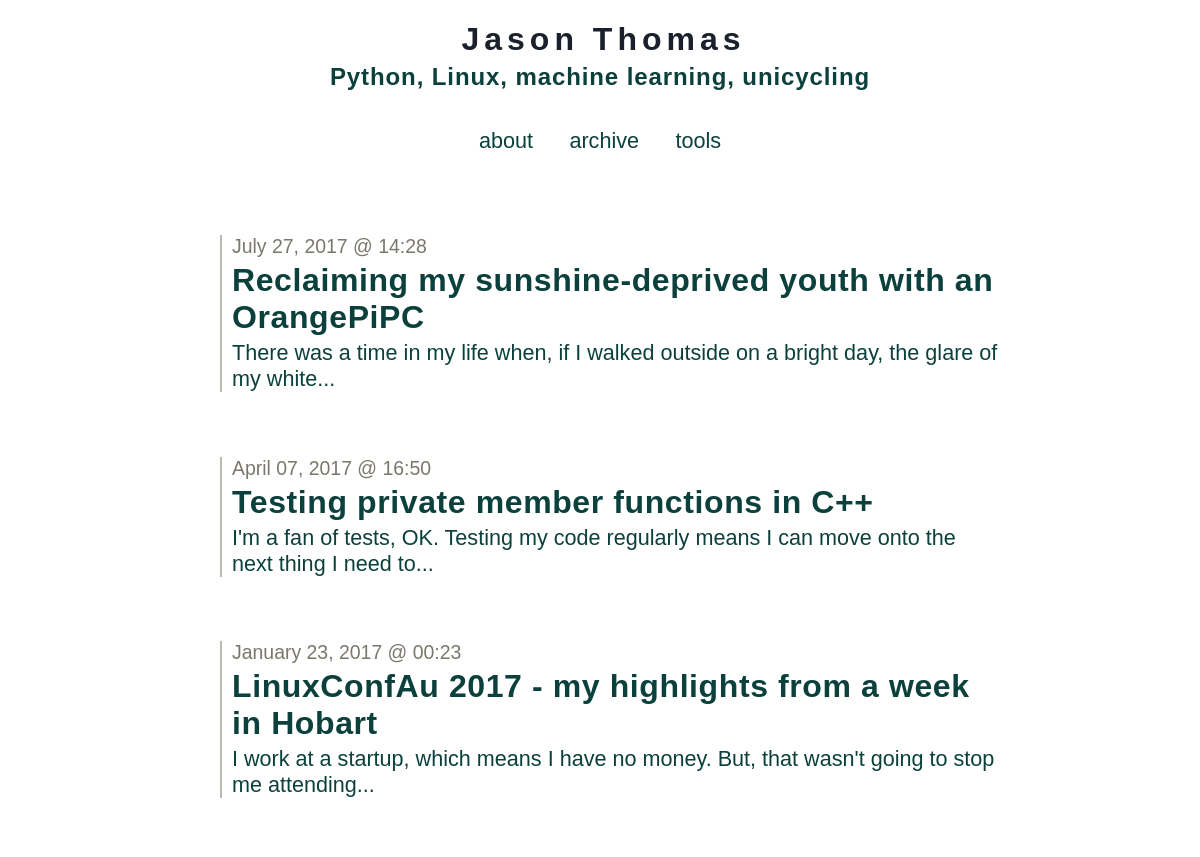
Page /archive (upper part) on the earlier database version.
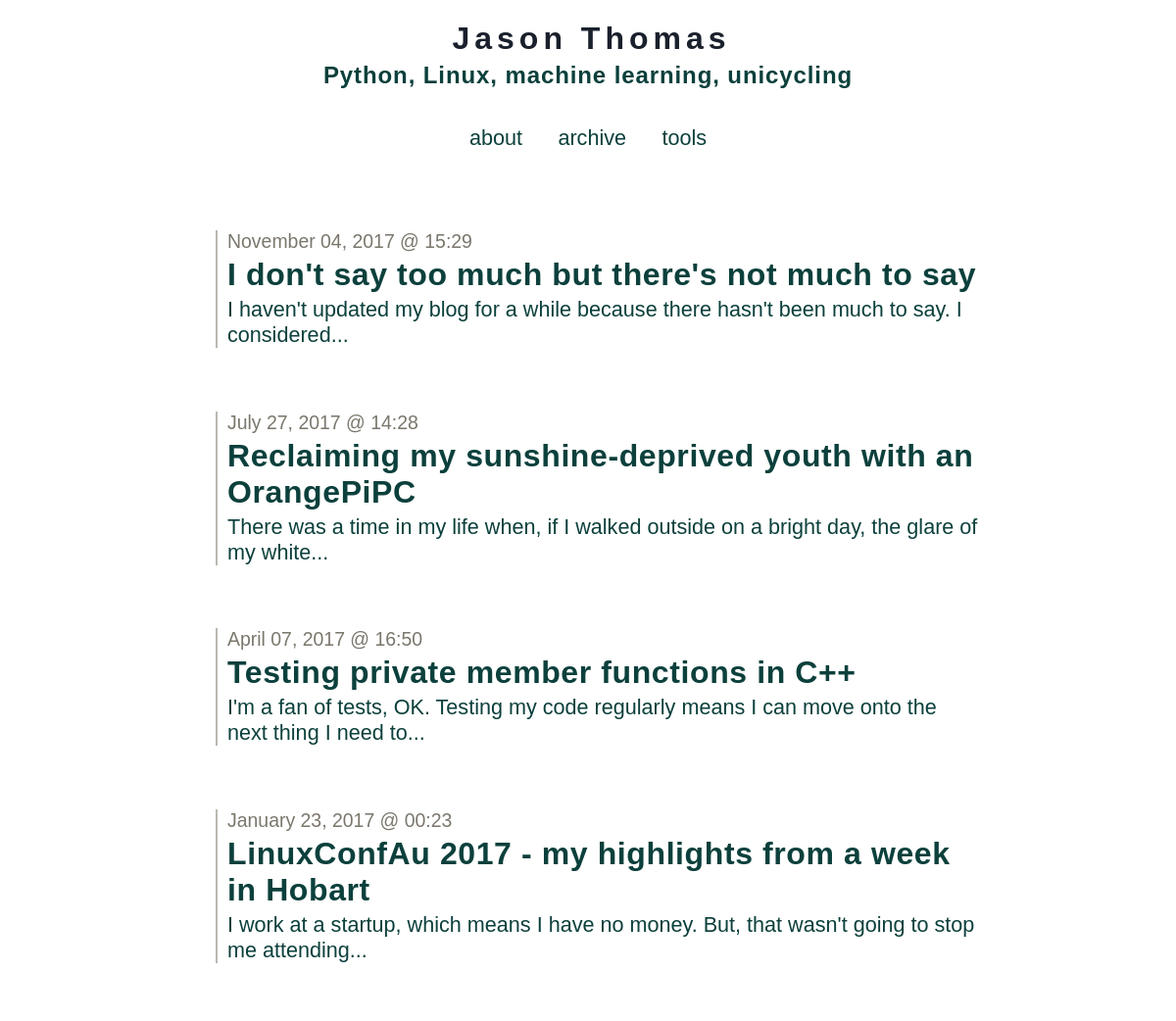
Same page on the later database version.
### tables this page shows
CREATE TABLE entries (
  id integer primary key autoincrement,
  entryDate date not null,
  title text not null,
  text text not null
);

### app.py (the view)
@app.route('/archive')
def show_archive():
    session.pop('logged_in', None)
    entries = getSqlRecords()
    return render_template('show_archive.html', entries=entries)

### app.py (called while the page is built)
def connect_db():
    return sqlite3.connect(app.config['DATABASE'])

def getSqlRecords():
    cursor = g.db.execute('select title, entryDate, text from entries order by id asc')
    entries = [dict(title=row[0], date=row[1], text=row[2]) for row in cursor.fetchall()]
    return entries

@app.before_request
def before_request():
    g.db = connect_db()

@app.teardown_request
def teardown_request(exception):
    db = getattr(g, 'db', None)
    if db is not None:
        db.close()

### templates/show_archive.html
{% extends "layout.html" %}
{% block body %}
  <ul class=entries>
  {% set entry_length=entries|length %}
  {% if entry_length > 0 %}
    {% for entry in entries|reverse() %}
      {% set this_entry_i=entry_length-loop.index %}
      <li class=archiveLink value=><a href="/post?postNum={{this_entry_i}}"><p class=dateText>{{ entry.date|safe }}</p><h2>{{ entry.title }}</h2> <p>{{entry.text|striptags|truncate(100) }}</p></a>
    {% endfor %}
  {% else %}
    <li><em>Why not say something?</em>
  {% endif %}
  </ul>
{% endblock %}

### templates/layout.html (shortened to what this page needs)
<!doctype html>
<link rel="stylesheet" href="{{ url_for('static', filename='default.css') }}">
<link rel=stylesheet type=text/css href="{{ url_for('static', filename='style.css') }}">
<div class=topBanner>
  <a href="/">
    <h1>Jason Thomas</h1>
    <h4>Python, Linux, machine learning, unicycling</h4>
  </a>
</div>
<div class=topLinks>
  <a href="{{ url_for('about') }}">about</a>
  <a href="{{ url_for('show_archive') }}">archive</a>
  <a href="{{ url_for('my_work') }}">tools</a>
</div>
<div class=page>
  {% block body %}{% endblock %}
</div>

### static/style.css (style rules this page uses)
a,h2,h3 { color: #0C403C; }
a:link { text-decoration: none; }
h1,h2,h3,h4 { letter-spacing: 0.6px; }
.page { margin: 3em auto; padding: .8em; max-width: 800px; }
.page a { text-decoration: underline; }
li { margin-bottom: 3em; list-style: none; padding-left:10px; border-left: 2px solid #BBB8B1; margin-left:10px; }
.archiveLink * { cursor:pointer; margin-bottom: 0.125em; margin-top: 0.125em; }
.archiveLink a { text-decoration: none; }
ul { padding-left:10px; }
.topBanner { width: 100%; text-align: center; cursor: pointer; }
.topBanner h1 { font-size: 4.0vh; margin-bottom:5px; letter-spacing:5px; margin-left:7px; color: #1A202C; }
.topBanner h4 { font-size: 3.0vh; letter-spacing:0.9px; margin-top:5px; color: #0C403C; }
.metanav, .topLinks { text-align: center; font-size: 0.9em; padding: 0.3em; }
.topLinks * { margin: 0.75em; margin-top: 0; }
.dateText { margin-bottom:0px; color: #7B776D; font-size:90%; }
h1 { font-size: 4.0vh; }
h2 { font-size: 4.0vh; }
h4 { font-size: 3.2vh; }
p, a, code, li { font-size: 2.7vh; }

Differences in the rows shown:
added entries: date "November 04, 2017 @ 15:29", title "I don't say too much but there's not much to say", text "I haven't updated my blog for a while because there hasn't been much to say. I considered..."
